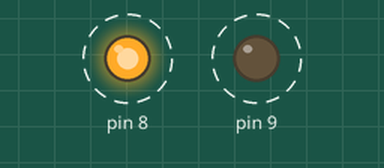
Bench run of a sketch on a simulated Arduino Uno, built with avr-gcc and run on an emulated ATmega328P. Parts: output pins drawn as LEDs (lit = HIGH). Dashed ring = blinking.

Above: at 0.3 s.
Timing chart, 0 to 4.8 s (numbered marks = the images above):
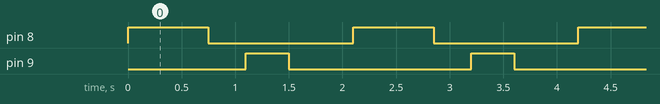

Measured:
- by itself, pin 8: alternates HIGH for 0.75 s and LOW for 1.4 s
- by itself, pin 9: alternates HIGH for 0.40 s and LOW for 1.7 s
- by itself, everything shown: repeats every 2.1 s, in 4 steps

The sketch:

sketch_feb27b_question1_attempt1.ino
```cpp
#define BIT(x) (1 << (x))

class Blinky
{
  private:
    unsigned char *port;
    unsigned int pin;
    int OFF;
    int ON;
    unsigned char *port_Dir;

  public:
    Blinky(unsigned char* port_number, unsigned int pin_Number, int ON_time, int OFF_time)
    {
      ON = ON_time;
      OFF = OFF_time;
      port = port_number;
      pin = pin_Number;

      if(port == (unsigned char*)0x25)
      {
        port_Dir = (unsigned char*)0x24;  // DDR for port 0x25
      }
      else if(port == (unsigned char*)0x28)
      {
        port_Dir = (unsigned char*)0x27;  // DDR for port 0x28
      }
      else
      {
        port_Dir = (unsigned char*)0x2A;  // Default DDR
      }

      // Set the specific pin as output
      *port_Dir |= BIT(pin);
    }

    void Blink()
    {
      *port |= BIT(pin);    // Set pin HIGH
      delay(ON);            // Wait for ON duration
      *port &= ~BIT(pin);   // Set pin LOW
      delay(OFF);           // Wait for OFF duration
    }
};

// Example usage
Blinky led1((unsigned char*)0x25, 0, 750, 350);
Blinky led2((unsigned char*)0x25, 1, 400, 600);

void setup()
{
  // Any setup code if needed
}

void loop()
{
  led1.Blink();
  led2.Blink();
}
```
